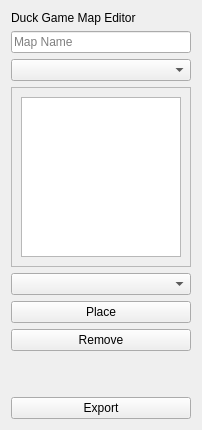
<?xml version="1.0" encoding="UTF-8"?>
<ui version="4.0">
 <class>Interface</class>
 <widget class="QWidget" name="Interface">
      <layout class="QVBoxLayout" name="verticalLayout">
       <item>
        <widget class="QLabel" name="title">
         <property name="sizePolicy">
          <sizepolicy hsizetype="Preferred" vsizetype="Fixed">
           <horstretch>0</horstretch>
           <verstretch>0</verstretch>
          </sizepolicy>
         </property>
         <property name="text">
          <string>Duck Game Map Editor</string>
         </property>
        </widget>
       </item>
       <item>
        <widget class="QLineEdit" name="nameInput">
         <property name="placeholderText">
          <string>Map Name</string>
         </property>
        </widget>
       </item>
       <item>
        <widget class="QComboBox" name="backgroundDropdown">
         <property name="placeholderText">
          <string>Background</string>
         </property>
        </widget>
       </item>
       <item>
        <widget class="QFrame" name="preview">
         <property name="sizePolicy">
          <sizepolicy hsizetype="Preferred" vsizetype="Preferred">
           <horstretch>1</horstretch>
           <verstretch>1</verstretch>
          </sizepolicy>
         </property>
         <property name="minimumSize">
          <size>
           <width>180</width>
           <height>180</height>
          </size>
         </property>
         <property name="maximumSize">
          <size>
           <width>180</width>
           <height>180</height>
          </size>
         </property>
         <property name="frameShape">
          <enum>QFrame::Shape::StyledPanel</enum>
         </property>
         <property name="frameShadow">
          <enum>QFrame::Shadow::Raised</enum>
         </property>
         <layout class="QVBoxLayout" name="verticalLayout_2">
          <item>
           <widget class="QGraphicsView" name="previewView"/>
          </item>
         </layout>
        </widget>
       </item>
       <item>
        <widget class="QComboBox" name="blockDropdown">
         <property name="placeholderText">
          <string>Block</string>
         </property>
        </widget>
       </item>
       <item>
        <widget class="QPushButton" name="placeButton">
         <property name="text">
          <string>Place</string>
         </property>
        </widget>
       </item>
       <item>
        <widget class="QPushButton" name="removeButton">
         <property name="text">
          <string>Remove</string>
         </property>
        </widget>
       </item>
       <item>
        <spacer name="verticalSpacer">
        <property name="orientation">
        <enum>Qt::Vertical</enum>
        </property>
        <property name="sizePolicy">
        <sizepolicy hsizetype="Minimum" vsizetype="Expanding">
            <horstretch>0</horstretch>
            <verstretch>0</verstretch>
        </sizepolicy>
        </property>
        <property name="sizeHint">
        <size>
            <width>20</width>
            <height>40</height>
        </size>
        </property>
        </spacer>
        </item>
       <item>
        <widget class="QPushButton" name="exportButton">
         <property name="text">
          <string>Export</string>
         </property>
        </widget>
       </item>
      </layout>
 </widget>
</ui>
